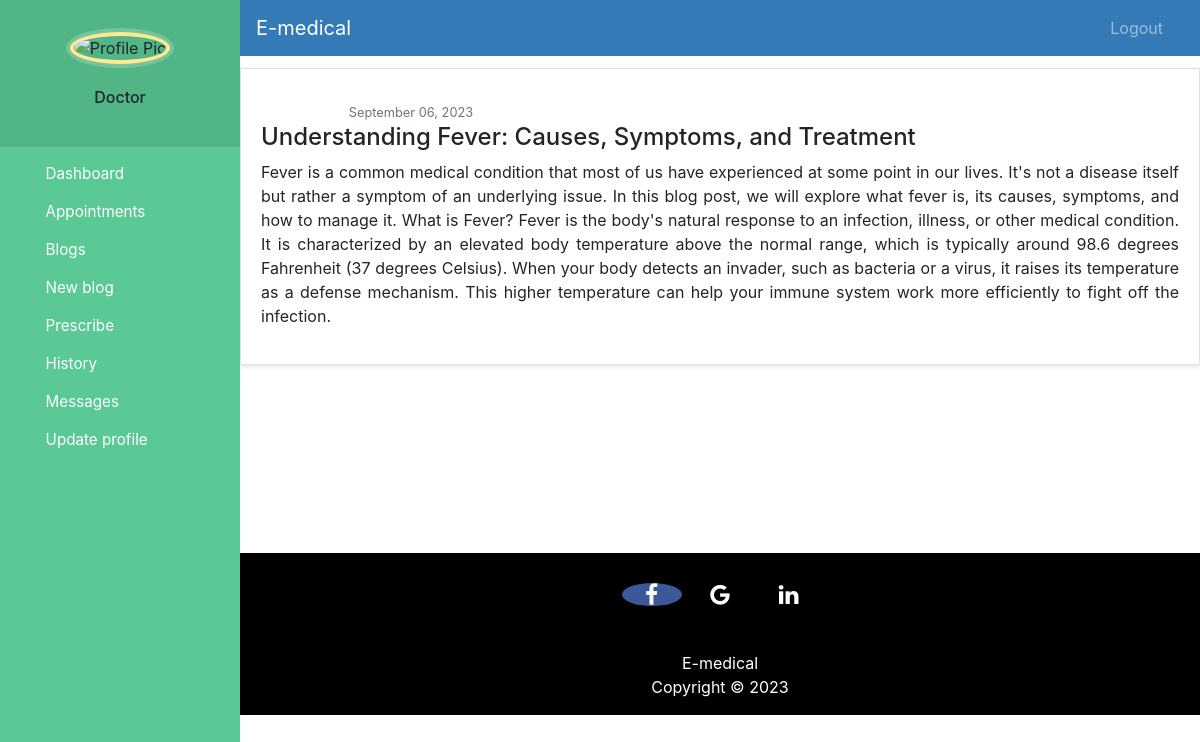
/post/5/, run on the app's committed database.
### hospital/models.py (models this page shows, shortened)
class Post(models.Model):
    doctor = models.ForeignKey(Doctor, on_delete=models.CASCADE,null=True)
    title = models.CharField(max_length=100)
    content = models.TextField()
    date_posted = models.DateTimeField(default=timezone.now)
    author = models.ForeignKey(User, on_delete=models.CASCADE)

### hospital/views.py (the view)
# urls.py: path('post/<int:pk>/', PostDetailView.as_view(), name='post-detail'),
class PostDetailView(DetailView):
    model = Post

### templates/hospital/post_detail.html (shortened to what this page needs)
{% extends 'hospital/doctor_base.html' %}
{% block content %}
<div class="blog-post">
    <article class="media content-section">
        <div class="media-body">
            <div class="article-metadata">
                <a class="mr-2" href="#">{{ object.author }}</a>
                <small class="text-muted">{{ object.date_posted|date:"F d, Y" }}</small>
            </div>
            <h2 class="article-title">{{ object.title }}</h2>
            <p class="article-content">{{ object.content }}</p>
        </div>
    </article>
</div>
{% endblock content %}

### templates/hospital/doctor_base.html (style rules this page uses)
a:link { text-decoration: none; }
a { color: white; }
p { text-align: center; }
body { padding-left: 240px; }

### templates/hospital/post_detail.html (style rules this page uses)
.blog-post { border: 1px solid #e0e0e0; padding: 20px; margin: 20px 0; background-color: #fff; box-shadow: 0 2px 4px rgba(0, 0, 0, 0.1); }
.article-title { font-size: 24px; }
.article-metadata { margin-top: 10px; }
.article-content { text-align: justify; }

### data on the page
Post: date_posted "September 06, 2023", title "Understanding Fever: Causes, Symptoms, and Treatment", content "Fever is a common medical condition that most of us have experienced at some point in our lives. It's not a disease itself but rather a symptom of an underlying issue. In this blog post, we will explore what fever is, its causes, symptoms, and how to manage it. What is Fever? Fever is the body's natural response to an infection, illness, or other medical condition. It is characterized by an elevated body temperature above the normal range, which is typically around 98.6 degrees Fahrenheit (37 degrees Celsius). When your body detects an invader, such as bacteria or a virus, it raises its temperature as a defense mechanism. This higher temperature can help your immune system work more…"
